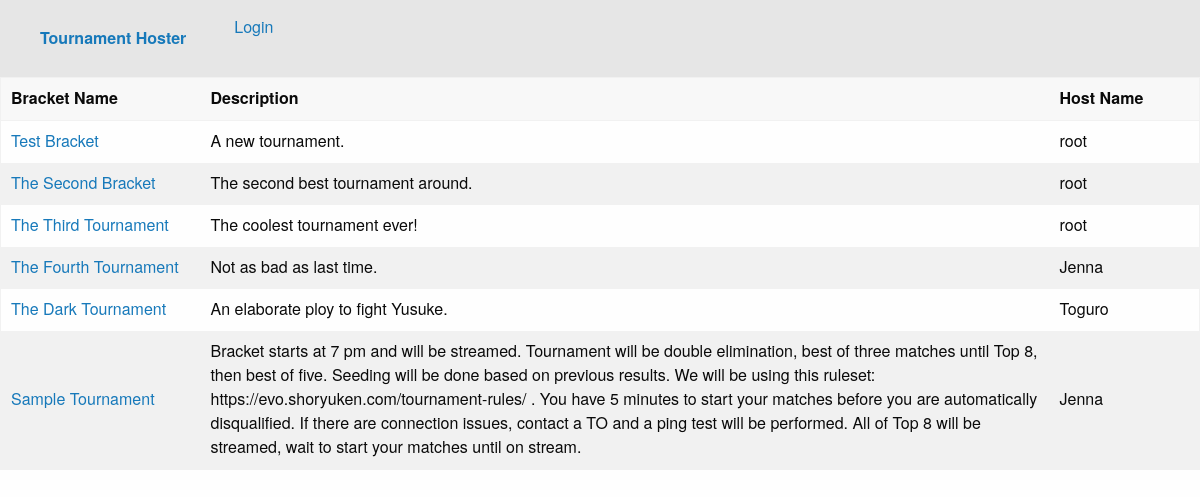
The page / on the database its author committed.
### bracketBuilder/models.py (models this page shows, shortened)
class BracketModel(models.Model):
    host = models.ForeignKey(User, on_delete=models.CASCADE)
    bracket_name = models.CharField(max_length=500, default="Bracket Name")
    primary_contact_type = models.CharField(max_length=500,default="Email")
    primary_contact_value = models.CharField(max_length=500, default="Jenna", blank=True)
    start_date = models.DateField() #change to date-time
    end_date = models.DateField() #change to date-time
    tournament_description = models.CharField(max_length=30000, default="A new tournament.")
    location = models.CharField(max_length=500, default="Online")

### bracketBuilder/views.py (the view)
# urls.py: path('', views.index),
def index(request):
    brackets = models.BracketModel.objects.all()
    title = "Bracket Builder"
    content = "Content"
    context = {
        "title":title,
        "body":content,
        "authenticated":False, #can use {{% if authenticated %}} {{%end if%}} to hide stuff
        "brackets":brackets,
    }
    return render(request, "index.html", context=context)

### bracketBuilder/templates/index.html (shortened to what this page needs)
{% extends "base.html" %}
{% load static %}
            {% block css %}
            <link rel="stylesheet" href="/static/css/foundation.css">
            {% endblock %}
        {% block content %}
        <table>
            <thead>
              <tr>
                <th width="200">Bracket Name</th>
                <th>Description</th>
                <th width="150">Host Name</th>
              </tr>
            </thead>
            <tbody>
              {% for b in brackets %}
              <tr>
                <td><a href="/tournaments/{{ b.id }}/">{{ b.bracket_name }}</a></td>
                <td>{{ b.tournament_description }}</td>
                <td>{{ b.host }}</td>
              </tr>
              {% endfor %}
            </tbody>
          </table>
        {% endblock %}

### bracketBuilder/templates/base.html (shortened to what this page needs)
{% load static %}
<!DOCTYPE html>
<html class="no-js" lang="en">
    <head>
        <link rel="stylesheet" href="{% static "css/foundation.css" %}">
        {% block css %}{% endblock %}
    </head>
    <body>
        <div class="top-bar">
            <div class="top-bar-left">
                <ul class="dropdown menu" data-dropdown-menu>
                    <li class="menu-text"><a href="/">Tournament Hoster</a></li>
                    <li>
                        {% if user.is_authenticated %}
                            <a href="/logout/">Logout</a>
                        {% else %}
                            <a href="/login/">Login</a>
                        {% endif %}
                    </li>
                </ul>
            </div>
        </div>
        {% block content %}{% endblock %}
    </body>
</html>

### rows shown on the page
BracketModel: bracket_name "Test Bracket", tournament_description "A new tournament.", host "root"
BracketModel: bracket_name "The Second Bracket", tournament_description "The second best tournament around.", host "root"
BracketModel: bracket_name "The Third Tournament", tournament_description "The coolest tournament ever!", host "root"
BracketModel: bracket_name "The Fourth Tournament", tournament_description "Not as bad as last time.", host "Jenna"
BracketModel: bracket_name "The Dark Tournament", tournament_description "An elaborate ploy to fight Yusuke.", host "Toguro"
BracketModel: bracket_name "Sample Tournament", tournament_description "Bracket starts at 7 pm and will be streamed. Tournament will be double elimination, best of three matches until Top 8, then best of five. Seeding will be done based on previous results. We will be using this ruleset: https://evo.shoryuken.com/tournament-rules/ . You have 5 minutes to start your matches before you are automatically disqualified. If there are connection issues, contact a TO and a ping test will be performed. All of Top 8 will be streamed, wait to start your matches until on stream.", host "Jenna"
